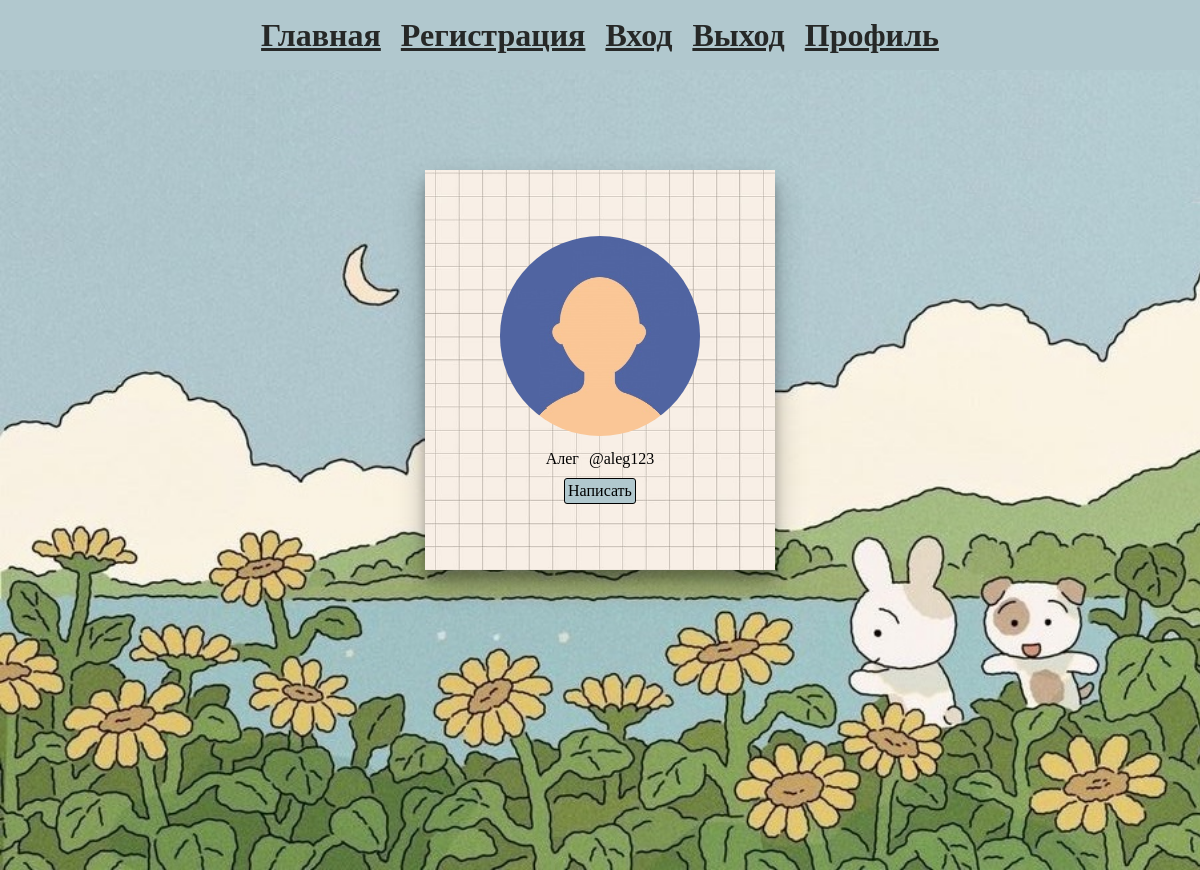
Page /profile?user_id=1 (signed in) on the committed database.
### database_setup.py (models this page shows, shortened)
class User(Base, UserMixin, SerializerMixin):
    __tablename__ = 'user'
    Id = Column(Integer, primary_key=True)
    Name = Column(String(300), nullable=False)
    Photo = Column(String(300), default="/static/images/icon.jpg")
    Login = Column(String(300), unique=True, nullable=False)
    Password = Column(String(300), nullable=False)
    ChatParticipants = relationship('ChatParticipant', backref='user', lazy=True)
    Messages = relationship('Message', backref='user', lazy=True)

### main.py (the view)
@app.route('/profile')
@login_required
def profile():
    current_user_id = current_user.Id
    user_id = current_user_id
    if request.args.get('user_info'):
        user_info = request.args.get('user_info')
        user_id = get_user_id(user_info)
    if request.args.get('user_id'):
        user_id = int(request.args.get('user_id'))
    user = session.query(User).filter(User.Id == user_id).first()
    return render_template('/profile.html', user=user, current_user_id=current_user_id)

### main.py (called while the page is built)
@login_manager.user_loader
def load_user(user_id):
    return session.query(User).filter_by(Id=user_id).first()

### templates/profile.html (shortened to what this page needs)
{% extends 'base.html' %}
{% block body %}
<div class="background_image">
        <div class="paper center_div">
                <div>
                        <img class="profile_img" src="{{user.Photo}}">
                        <div class="profile_info">
                                <p>{{user.Name}}</p>
                                <p>@{{user.Login}}</p>
                        </div>
                        <div class="top_div">
                                {% if user.Id == current_user_id %}
                                        <a class="mimic_button" href="/edit_profile">Редактировать</a>
                                {% else %}
                                        <a class="mimic_button" href="{{ url_for('index', new_contact_id=user.Id) }}">Написать</a>
                                {% endif %}
                        </div>
                </div>
        </div>
</div>
{% endblock %}

### static/css/main.css (style rules this page uses)
* :not(header, body, div) { margin: 5px; }
body { padding: 0; margin: 0; }
a { margin: 5px; color: #262827; }
.background_image { width:100%; height: 100vh; background-image: url('/static/images/d984c86d40a5b8ce1f6f6b13142e7229.jpg'); background-size: cover; display: flex; justify-content: center; }
.paper { margin-top: 100px; margin-left: 50px; margin-right: 50px; width: 350px; height: 400px; background-image: url('/static/images/b0039dc6a1836249a5875f4f43881648.jpg'); background-size: cover; box-shadow: 0 14px 28px rgba(0,0,0,0.25), 0 10px 10px rgba(0,0,0,0.22); position: relative; }
.center_div { display: flex; align-items: center; justify-content: center; }
.top_div { display: flex; justify-content: center; }
.profile_img { height: 200px; border-radius: 50%; }
.profile_info { display: flex; align-items: center; justify-content: center; }
.mimic_button { border-radius: 3px; background-color: #b1c8ce; padding: 3px; border: 1px solid #000; color: black; text-decoration: none; }

### rows in the picture
User: Photo (picture), Name "Алег", Login "aleg123"
